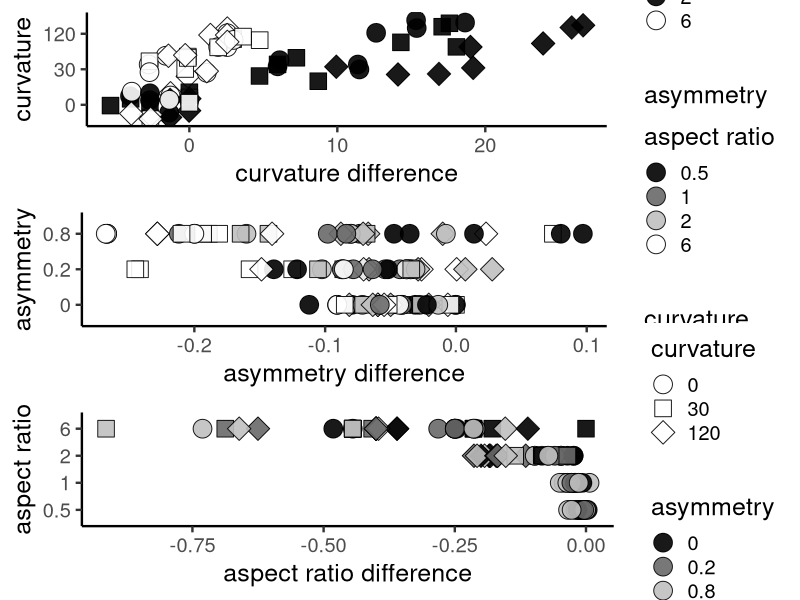

Reproduce this figure in R.
### Created by SHC, April 2018

### This code analyzes the results of the image parsing sensitivity test

library(RColorBrewer)
library(dplyr)
library(ggplot2)
library(gridExtra)
library(xtable)
theme_set(theme_classic(base_size=18))

# Read in the results of the reclicking assay
art_egg_database_raw <- read.delim("analyze_data/art_eggs_database.tsv",stringsAsFactors=T)

# Filter out hte results in which aspect ratio was equal to or below 1 with curvature
# Axiomatically curvature cannot be deteceted in a sphere
# We additional define curvature as not measureable for oblate spheroids (aspect ratio < 1)
art_egg_database_filtered <- art_egg_database_raw %>% 
            filter(!(real_ar %in% c("0.5","1") & real_curv == "30")) %>% 
            mutate(im_curvature_deg = ifelse(real_ar %in% c("0.5","1"),NA,im_curvature_deg))

# Set up the reclicking dataframe
art_egg_database <- art_egg_database_filtered %>% rename(
            genus = cg,
            species = cs,
            image = im_status,
            # get measurements
            X1 = im_length_straight,
            X1px = im_length_straight_px,
            X2 = im_width,
            X2px = im_width_px,
            asym = im_asym,
            curv = im_curvature_deg
            # set up the final values
            ) %>% mutate(
            # calculating volume and aspect ratio from image measurements
            vol = ((4/3) * pi * (X1/2) * (X2/2)^2),
            ar = ifelse(!is.na(X1),
                        X1 / X2,
                        X1px / X2px),
            # calculate ellipticity as defined by Baker, Stoddard
            el = ar - 1,
            # calculate asymmetry as ratio - 1,
            asym = asym - 1,
            real_asym = real_asym - 1,
            # calculate differences
            diffar = real_ar - ar,
            diffcurv = real_curv - curv,
            diffasym = real_asym - asym,
            fracdiffar = diffar / real_ar,
            fracdiffcurv = diffcurv / real_curv,
            fracdiffasym = diffasym / real_asym,
            # log10 transformations
            logX1 = log10(X1),
            logX2 = log10(X2),
            logvol = log10(vol),
            logar = log10(ar),
            sqasym = sqrt(asym),
            sqcurv = sqrt(curv),
            logrealar = log10(real_ar),
            logrealasym = sqrt(real_asym),
            logrealcurv = sqrt(real_curv),
            real_ar = as.character(real_ar),
            real_curv = factor(real_curv,levels=c("0","30","120")),
            real_asym = as.character(real_asym)
            # Use these values to remove curvature for aspect ratios equal to or below 1
            ) %>% mutate(curv = ifelse(real_ar %in% c("0.5","1"),NA,curv)
            ) %>% mutate(sqcurv = ifelse(real_ar %in% c("0.5","1"),NA,sqcurv)
            # these final transformations select the main measurements used downstream
            ) %>% select(
                genus,species,
                X1,X2,logX1,logX2,ar,
                el,curv,asym,vol,logar,logvol,
                diffar,diffasym,diffcurv,
                fracdiffar,fracdiffasym,fracdiffcurv,
                real_ar,real_curv,real_asym,
                sqasym,sqcurv,logrealar,logrealasym,logrealcurv
            )

cols <- c("black","#696969","#C0C0C0","white")
shaps <- c(21,22,23,24)

gcurv <- ggplot(art_egg_database %>% filter(!(real_ar %in% c(0.5,1))),aes(x = diffcurv, y = factor(real_curv,levels=c("0","30","120")), shape = real_asym, fill = real_ar)) + 
        geom_jitter(size=6,alpha=0.9,color = "black") + 
        scale_shape_manual(values = shaps) + 
        scale_fill_manual(values = cols[c(1,4)]) + 
        xlab("curvature difference") + 
        ylab("curvature") + 
        guides(fill = guide_legend(title = "aspect ratio",override.aes = list(shape = 21)),
                shape = guide_legend(title = "asymmetry"))


gasym <- ggplot(art_egg_database,aes(x = diffasym, y = real_asym, shape = real_curv, fill = real_ar)) + 
        geom_point(size=6,alpha=0.9,color = "black") + 
        scale_shape_manual(values = shaps) + 
        scale_fill_manual(values = cols) + 
        xlab("asymmetry difference") + 
        ylab("asymmetry") + 
        guides(fill = guide_legend(title = "aspect ratio",override.aes = list(shape = 21)),
                shape = guide_legend(title = "curvature"))

gar<- ggplot(art_egg_database,aes(x = diffar, y = real_ar, fill = real_asym, shape = real_curv)) + 
        geom_point(size=6,alpha=0.9,color = "black")  + 
        scale_shape_manual(values = shaps) + 
        scale_fill_manual(values = cols) + 
        xlab("aspect ratio difference") + 
        ylab("aspect ratio") + 
        guides(fill = guide_legend(title = "asymmetry",override.aes = list(shape = 21)),
                shape = guide_legend(title = "curvature"))


pdf(file="Figure_art_reclicking.pdf",height=14,width=8,useDingbats=F)
print(grid.arrange(gcurv,gasym,gar,ncol=1))
dev.off()

table_art <- art_egg_database %>% group_by(real_ar,real_asym,real_curv) %>% 
    summarise(mean_diffar = mean(diffar,na.rm=T),
        mean_diffasym = mean(diffasym,na.rm=T),
        mean_diffcurv = mean(diffcurv,na.rm=T)) %>% 
    arrange(real_ar,real_asym,real_curv) %>% 
    select(real_ar,real_asym,real_curv,mean_diffar,mean_diffasym,mean_diffcurv) %>% 
    rename("aspect ratio" = real_ar,
        "asymmetry" = real_asym,
        "curvature" = real_curv,
        "mean aspect ratio discrepancy" = mean_diffar,
        "mean asymmetry discrepancy" = mean_diffasym,
        "mean curvature discrepancy" = mean_diffcurv)


print(xtable(table_art,digits = c(2,2,2,2,2,2,2),align = c("|l|","|l|","l|","l|","p{0.1\\textwidth}|","p{0.1\\textwidth}|","p{0.1\\textwidth}|")),include.rownames=F,file="art_table_latex.txt")


